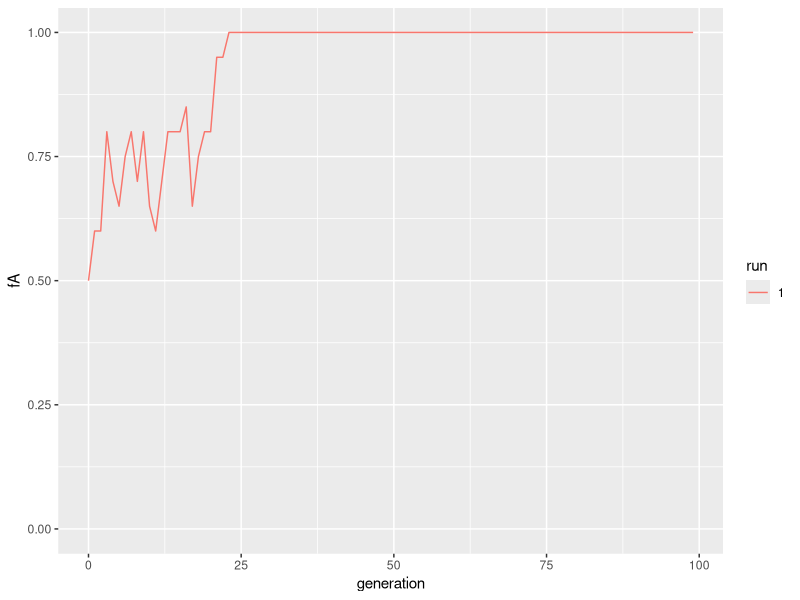
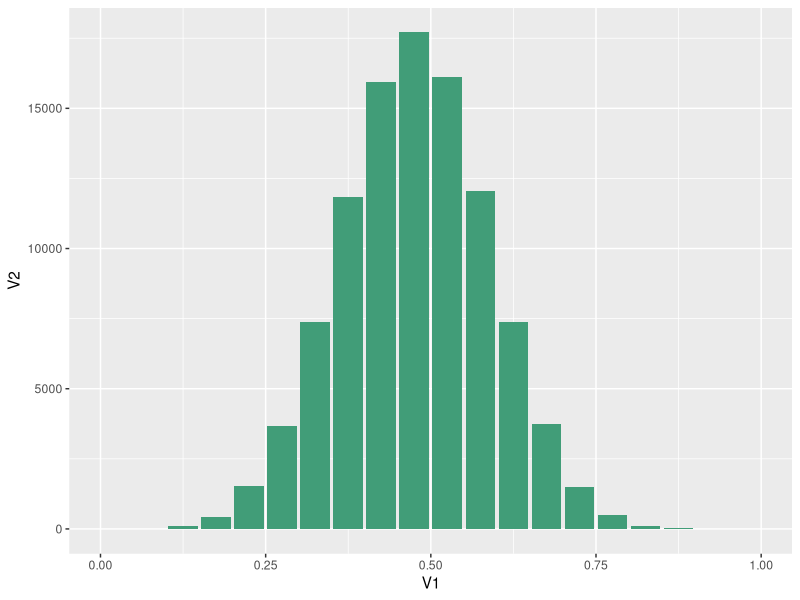
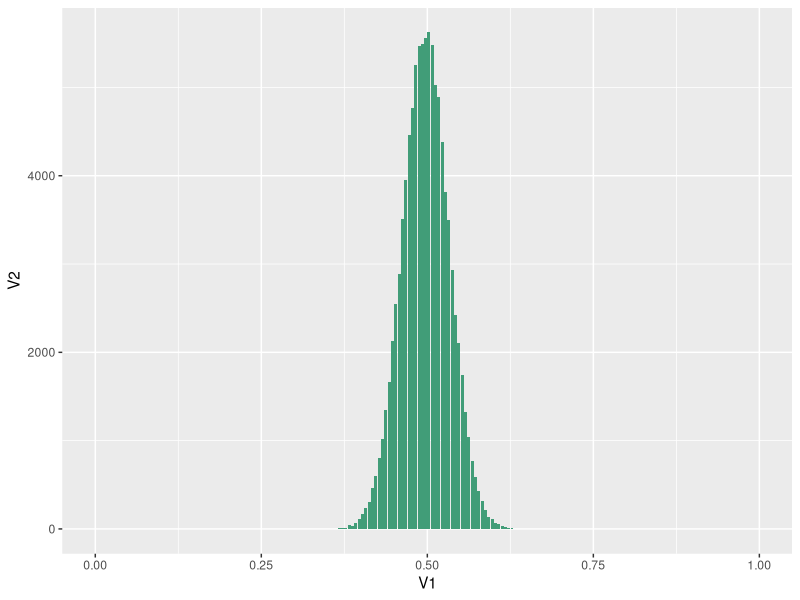
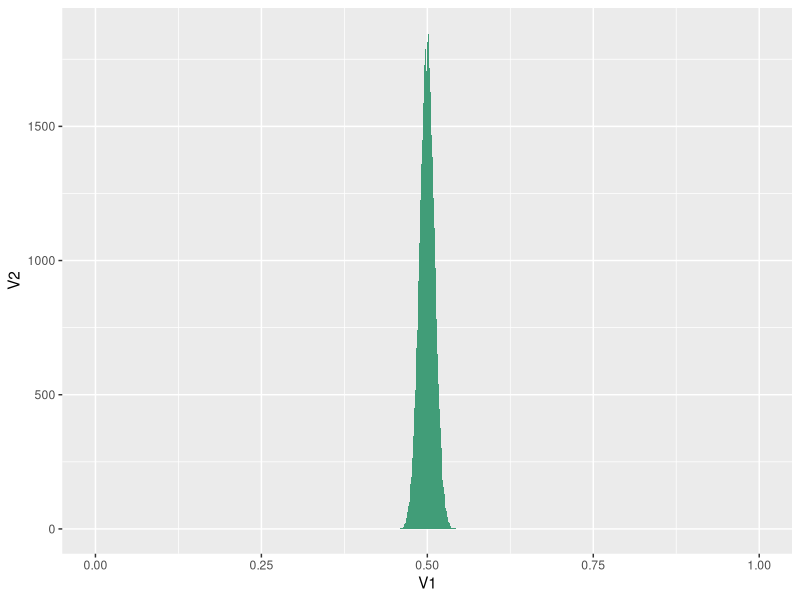
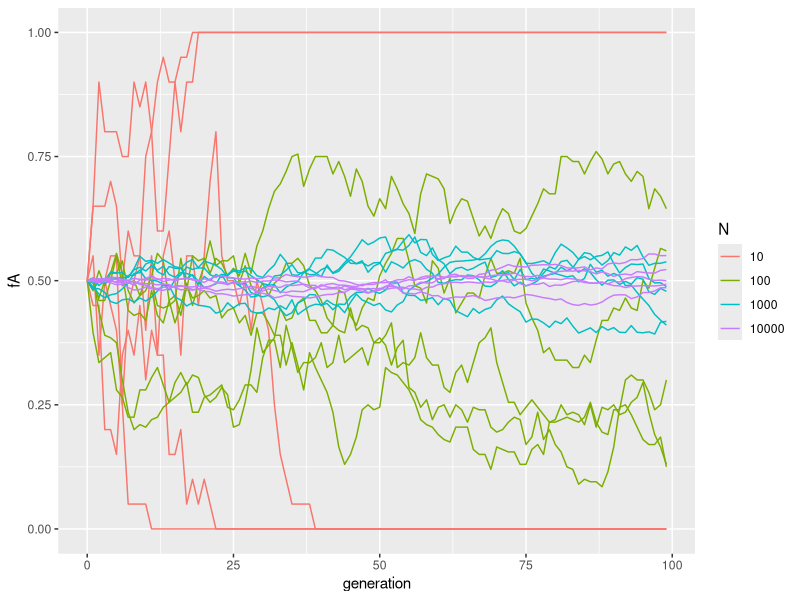
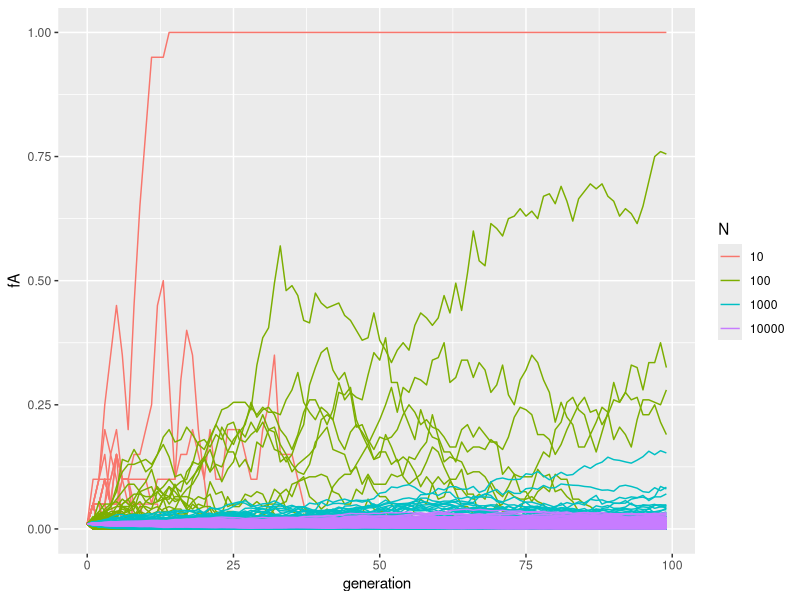
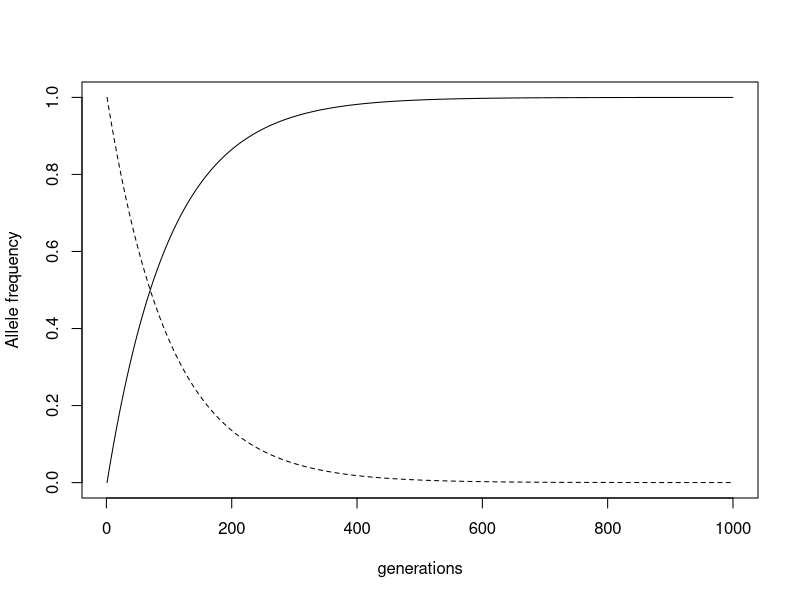
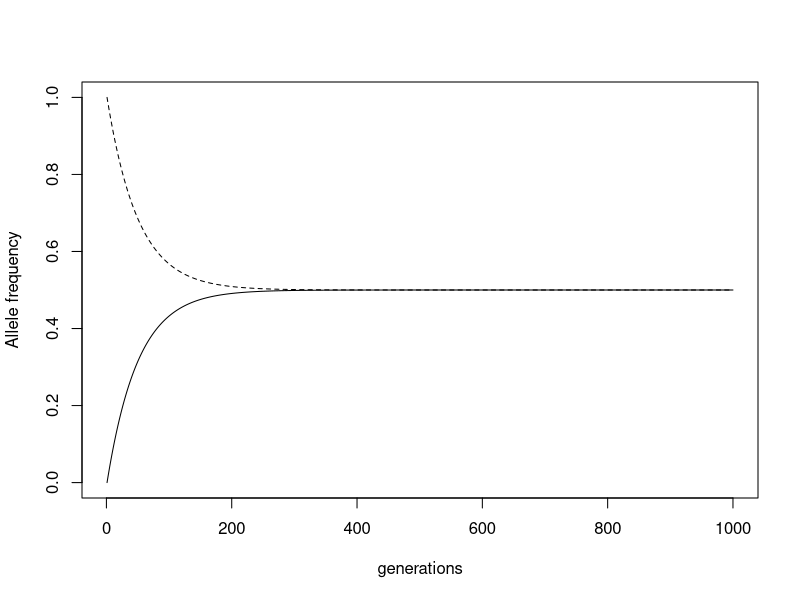

The R source for these figures, in order:
library("ggplot2")

###########################################################################################
####################### GENETIC DRIFT
###########################################################################################

#sample size is 10
N<-10

#Biallelic SNP with alleles A and G
alleles<-c(rep("A",2*N/2),rep("G",2*N/2))
alleles

#How many A's?
sum(alleles=="A")
#Frequences is...
sum(alleles=="A")/(2*N)

###############################
##### Genetic drift
###############################

#Each generation is random sample of the alleles of the previous generation, with replacement.
sample.int(2*N,2*N,replace=TRUE) #RANDOM SAMPLING WITH REPLACEMENT
alleles[(sample.int(2*N,2*N,replace=TRUE))]

#new generation alleles for this SNP

alleles<-alleles[(sample.int(2*N,2*N,replace=TRUE))]
alleles

#new frequency
sum(alleles=="A")/(2*N)

###########


freq_drift<-matrix(ncol=5,nrow=0)
totalcount=0
N<-10
for (run in c(1:1)) {
  alleles<-c(rep("A",2*N/2),rep("G",2*N/2))
  totalcount=totalcount+1
  for (generation in c(0:99)) {
    fA <- sum(alleles=="A")/(2*N)
    freq_drift<-rbind(freq_drift, c(generation, fA, N,run,totalcount))
    alleles<-alleles[(sample.int(2*N,2*N,replace=TRUE))]
  }
}

freq_drift<-as.data.frame(freq_drift,stringsasFactors=F )
names(freq_drift)<-c("generation","fA","N","run","totalcount")
freq_drift$N<-as.factor(as.character(freq_drift$N))
freq_drift$run<-as.factor(as.character(freq_drift$run))
freq_drift
ggplot(data=freq_drift,aes(x=generation,y=fA,color=run,group=totalcount))+
  ylim(0,1)+
  geom_line()

#Each generation is random sample of the alleles of the previous generation, with replacement...
#...or the probability of each frequency is given a by a binomial distribution. 
fA<-0.5
(rbinom(1, 2*N, fA))/(2*N)

###Binomial distribuiton for a sample size of 10 diploid individuals
N<-10
hist_10 <- hist((rbinom(100000, 2*N, fA))/(2*N),breaks=seq(0,1,by=1/(2*N)),plot = FALSE)
hist_10_df<-as.data.frame(cbind(hist_10$mids,hist_10$counts))
ggplot(hist_10_df,aes(x=V1,y=V2))+geom_bar(stat="identity",fill="#419D78")

###Binomial distribuiton for a sample size of 100 diploid individuals
N<-100
hist_100 <- hist((rbinom(100000, 2*N, fA))/(2*N),breaks=seq(0,1,by=1/(2*N)),plot=FALSE)
hist_100_df<-as.data.frame(cbind(hist_100$mids,hist_100$counts))
ggplot(hist_100_df,aes(x=V1,y=V2))+geom_bar(stat="identity",fill="#419D78")

###Binomial distribuiton for a sample size of 1000 diploid individuals
N<-1000
hist_1000 <-hist((rbinom(100000, 2*N, fA))/(2*N),breaks=seq(0,1,by=1/(2*N)),plot=FALSE)
hist_1000_df<-as.data.frame(cbind(hist_1000$mids,hist_1000$counts))
ggplot(hist_1000_df,aes(x=V1,y=V2))+geom_bar(stat="identity",fill="#419D78")

###Starting at a frequency of 0.5 let's simulate the frequency of an allele
###through the generations, in function of the sample size
freq_drift<-matrix(ncol=5,nrow=0)
totalcount=0
for (N in c(10,100,1000,10000)){
    for (run in c(1:5)) {
      fA=0.5
      totalcount=totalcount+1
      for (generation in c(0:99)) {
        freq_drift<-rbind(freq_drift, c(generation, fA, N,run,totalcount))
        fA<-(rbinom(1, 2*N, fA))/(2*N)
      }
    }
  }

freq_drift<-as.data.frame(freq_drift,stringsasFactors=F )
names(freq_drift)<-c("generation","fA","N","run","totalcount")
freq_drift$N<-as.factor(as.character(freq_drift$N))
#freq_drift$fA_0_type<-as.factor(as.character(freq_drift$fA_0_type))
ggplot(data=freq_drift,aes(x=generation,y=fA,color=N,group=totalcount))+
  geom_line()
  

###starting from very small frequencies, like if there was a new mutation,
## What are the chances of the new allele to get fixed, depending on sample size?
freq_drift<-matrix(ncol=6,nrow=0)
totalcount=0
for (N in c(10,100,1000,10000)){
  for (run in c(1:100)) {
    fA=0.01
    totalcount=totalcount+1
    for (generation in c(0:99)) {
      freq_drift<-rbind(freq_drift, c(generation, fA, N,run,totalcount))
      fA<-(rbinom(1, 2*N, fA))/(2*N)
    }
  }
}

freq_drift<-as.data.frame(freq_drift,stringsasFactors=F )
names(freq_drift)<-c("generation","fA","N","run","totalcount","fA_0_type")
freq_drift$N<-as.factor(as.character(freq_drift$N))
freq_drift$fA_0_type<-as.factor(as.character(freq_drift$fA_0_type))
freq_drift
ggplot(data=freq_drift,aes(x=generation,y=fA,color=N,group=totalcount))+
  geom_line()

###########################################################################################
####################### MUTATIONS
###########################################################################################
#####

###1. Mutation rate from a to A
mu <- 1e-2
# over 1000 generations
fA <- rep(NA, 1000)
# starting allele frequency is 0
fA[1] <- 0

for (t in 1:999) fA[t+1] <- fA[t] + mu*(1-fA[t])

plot(x=1:1000, y=fA, type="l", xlab="generations", lty=1, ylim=c(0,1), ylab="Allele frequency")
lines(x=1:1000, y=1-fA, lty=2)

###2. Equal mutation rates from a to A, and from A to a
# mutation rates
mu_aA <- 1e-2
mu_Aa <- 1e-2
# over 1000 generations
fA <- rep(NA, 1000)
# starting allele frequency
fA[1] <- 0
for (t in 1:999) fA[t+1] <- (1-mu_Aa)*fA[t] + mu_aA*(1-fA[t])
plot(x=1:1000, y=fA, type="l", lty=1, ylim=c(0,1), ylab="Allele frequency", xlab="generations")
lines(x=1:1000, y=1-fA, lty=2)

###2. Unqeual mutation rates from a to A, and from A to a
mu_aA <- 2e-2
mu_Aa <- 1e-2
fA <- rep(NA, 1000)
fA[1] <- 0

for (t in 1:999) fA[t+1] <- (1-mu_Aa)*fA[t] + mu_aA*(1-fA[t])
plot(x=1:1000, y=fA, type="l", lty=1, ylim=c(0,1), ylab="Allele frequency", xlab="generations")
lines(x=1:1000, y=1-fA, lty=2)
cat("final frequency:", fA[length(fA)])

